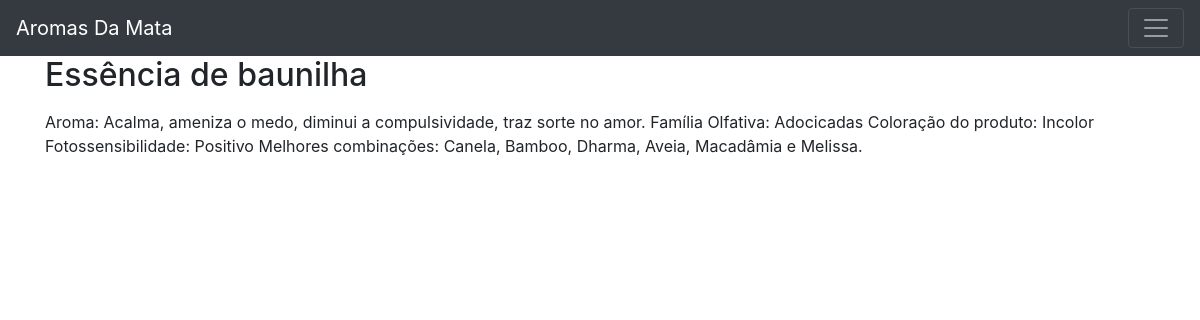
Page /3 on the committed database.
### app.py (models this page shows)
class Insumos(db.Model):
    id = db.Column(db.Integer, primary_key=True)
    created = db.Column(db.DateTime, default=datetime.datetime.utcnow)
    nome_insumo = db.Column(db.String(80), nullable=False)
    beneficios = db.Column(db.String(500), nullable=False)

### app.py (the view)
@app.route('/<int:insumo_id>') #id do insumo é rota para consulta individual
def post(insumo_id):
    post = get_insumo(insumo_id)
    return render_template('insumos.html', post=post)

### app.py (called while the page is built)
def get_db_connection():
    conn = sqlite3.connect('database.db')
    conn.row_factory = sqlite3.Row
    return conn

def get_insumo(insumo_id):
    conn = get_db_connection()
    insumo = conn.execute('SELECT * FROM insumos WHERE id = ?', (insumo_id,)).fetchone()
    conn.close()
    if insumo is None:
        abort(404)
    return insumo #se não for insumo aqui, no insumos.html não vai retornar o individual

### templates/insumos.html (shortened to what this page needs)
{% extends 'base.html' %}
{% block content %}
    <h2>{% block title %} {{ post['nome_insumo'] }} {% endblock %}</h2>
    <p>{{ post['beneficios'] }}</p>
{% endblock %}

### rows in the picture
Insumos: nome_insumo "Essência de baunilha", beneficios "Aroma: Acalma, ameniza o medo, diminui a compulsividade, traz sorte no amor. Família Olfativa: Adocicadas Coloração do produto: Incolor Fotossensibilidade: Positivo Melhores combinações: Canela, Bamboo, Dharma, Aveia, Macadâmia e Melissa."
